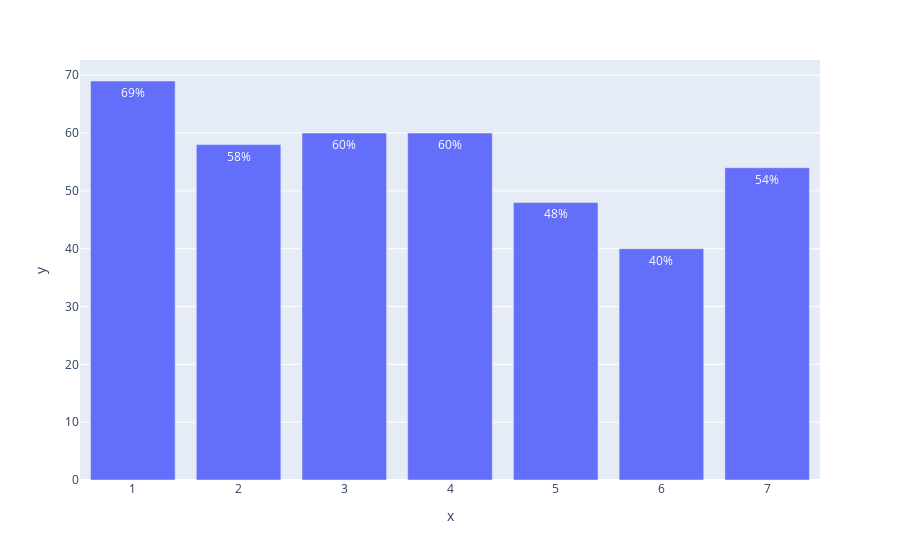

Write notebook code for a chart like this one.
### Code cell
df_match = matches_fifa_wc2022[['match_no','1','2','1_poss','2_poss']]
df_match.replace("Saudi Arabia","Saudi_Arabia",inplace=True)
df_match = df_match[(df_match['1'] == 'Argentina') | (df_match['2'] == 'Argentina')]
L=[]
for x,y,poss1,poss2  in zip(df_match['1'],df_match['2'],df_match['1_poss'],df_match['2_poss']) :
    if x == 'Argentina':
        L.append(poss1)
    else:
        L.append(poss2)
df_poss_match = pd.DataFrame(columns=["Match","Possession"])
df_poss_match['Match'] =np.arange(1,len(df_match)+1)
df_poss_match['Possession'] = L
df_poss_match['Possession']=df_poss_match['Possession'].astype(int)
fig1 = px.bar(x=df_poss_match['Match'], y=df_poss_match['Possession'],text=[str(x)+"%" for x in df_poss_match['Possession']])
fig1.update_layout(
    title=f'{country} Possession in each match'.title(),title_x=0.5,
    xaxis_title='Match',
    yaxis_title='Possession')
fig1.show()

### Figure 1 — Plotly figure (JSON) as saved in the notebook; plotly's stock layout.template omitted (floating-point values rounded to 4 significant figures)
{"data": [{"alignmentgroup": "True", "hovertemplate": "x=%{x}<br>y=%{y}<br>text=%{text}<extra></extra>", "legendgroup": "", "marker": {"color": "#636efa", "pattern": {"shape": ""}}, "name": "", "offsetgroup": "", "orientation": "v", "showlegend": false, "text": ["69%", "58%", "60%", "60%", "48%", "40%", "54%"], "textposition": "auto", "type": "bar", "x": [1, 2, 3, 4, 5, 6, 7], "xaxis": "x", "y": [69, 58, 60, 60, 48, 40, 54], "yaxis": "y"}], "layout": {"barmode": "relative", "legend": {"tracegroupgap": 0}, "margin": {"t": 60}, "xaxis": {"anchor": "y", "domain": [0, 1], "title": {"text": "x"}}, "yaxis": {"anchor": "x", "domain": [0, 1], "title": {"text": "y"}}}}
